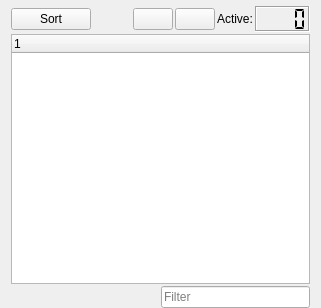
           <widget class="QWidget" name="espTab">
            <property name="sizePolicy">
             <sizepolicy hsizetype="Expanding" vsizetype="Expanding">
              <horstretch>0</horstretch>
              <verstretch>0</verstretch>
             </sizepolicy>
            </property>
            <property name="maximumSize">
             <size>
              <width>16777215</width>
              <height>16777215</height>
             </size>
            </property>
            <attribute name="title">
             <string>Plugins</string>
            </attribute>
            <layout class="QVBoxLayout" name="verticalLayout_4">
             <property name="spacing">
              <number>2</number>
             </property>
             <property name="topMargin">
              <number>6</number>
             </property>
             <property name="bottomMargin">
              <number>0</number>
             </property>
             <item>
              <layout class="QHBoxLayout" name="horizontalLayout_7">
               <item>
                <widget class="QPushButton" name="sortButton">
                 <property name="toolTip">
                  <string>Sort the plugins using LOOT.</string>
                 </property>
                 <property name="whatsThis">
                  <string>Sort the plugins using LOOT.</string>
                 </property>
                 <property name="text">
                  <string>Sort</string>
                 </property>
                 <property name="icon">
                  <iconset resource="resources.qrc">
                   <normaloff>:/MO/gui/sort</normaloff>:/MO/gui/sort</iconset>
                 </property>
                </widget>
               </item>
               <item>
                <spacer name="horizontalSpacer_3">
                 <property name="orientation">
                  <enum>Qt::Horizontal</enum>
                 </property>
                 <property name="sizeHint" stdset="0">
                  <size>
                   <width>40</width>
                   <height>20</height>
                  </size>
                 </property>
                </spacer>
               </item>
               <item>
                <widget class="QPushButton" name="restoreButton">
                 <property name="toolTip">
                  <string>Restore a backup.</string>
                 </property>
                 <property name="whatsThis">
                  <string>Restore a backup.</string>
                 </property>
                 <property name="text">
                  <string notr="true"/>
                 </property>
                 <property name="icon">
                  <iconset resource="resources.qrc">
                   <normaloff>:/MO/gui/restore</normaloff>:/MO/gui/restore</iconset>
                 </property>
                 <property name="iconSize">
                  <size>
                   <width>16</width>
                   <height>16</height>
                  </size>
                 </property>
                </widget>
               </item>
               <item>
                <widget class="QPushButton" name="saveButton">
                 <property name="toolTip">
                  <string>Create a backup.</string>
                 </property>
                 <property name="whatsThis">
                  <string>Create a backup.</string>
                 </property>
                 <property name="text">
                  <string notr="true"/>
                 </property>
                 <property name="icon">
                  <iconset resource="resources.qrc">
                   <normaloff>:/MO/gui/backup</normaloff>:/MO/gui/backup</iconset>
                 </property>
                </widget>
               </item>
               <item>
                <widget class="QLabel" name="activePluginsLabel">
                 <property name="text">
                  <string>Active:</string>
                 </property>
                </widget>
               </item>
               <item>
                <widget class="QLCDNumber" name="activePluginsCounter">
                 <property name="minimumSize">
                  <size>
                   <width>0</width>
                   <height>26</height>
                  </size>
                 </property>
                 <property name="whatsThis">
                  <string>&lt;html&gt;&lt;head/&gt;&lt;body&gt;&lt;p&gt;This provides statistics about the plugin list. The total number of active plugins is normally displayed.  Other statistics may be accessed with the tooltip of this counter.&lt;/p&gt;&lt;/body&gt;&lt;/html&gt;</string>
                 </property>
                 <property name="frameShadow">
                  <enum>QFrame::Sunken</enum>
                 </property>
                 <property name="digitCount">
                  <number>4</number>
                 </property>
                 <property name="segmentStyle">
                  <enum>QLCDNumber::Flat</enum>
                 </property>
                </widget>
               </item>
              </layout>
             </item>
             <item>
              <widget class="QTreeWidget" name="espList">
               <property name="minimumSize">
                <size>
                 <width>250</width>
                 <height>250</height>
                </size>
               </property>
               <property name="contextMenuPolicy">
                <enum>Qt::CustomContextMenu</enum>
               </property>
               <property name="toolTip">
                <string>List of available esp/esm files.</string>
               </property>
               <property name="whatsThis">
                <string>List of available esp/esm files.</string>
               </property>
               <property name="editTriggers">
                <set>QAbstractItemView::EditKeyPressed|QAbstractItemView::SelectedClicked</set>
               </property>
               <property name="dragEnabled">
                <bool>true</bool>
               </property>
               <property name="dragDropOverwriteMode">
                <bool>false</bool>
               </property>
               <property name="dragDropMode">
                <enum>QAbstractItemView::InternalMove</enum>
               </property>
               <property name="defaultDropAction">
                <enum>Qt::MoveAction</enum>
               </property>
               <property name="alternatingRowColors">
                <bool>true</bool>
               </property>
               <property name="selectionMode">
                <enum>QAbstractItemView::ExtendedSelection</enum>
               </property>
               <property name="selectionBehavior">
                <enum>QAbstractItemView::SelectRows</enum>
               </property>
               <column>
                <property name="text">
                 <string notr="true">1</string>
                </property>
               </column>
              </widget>
             </item>
             <item>
              <layout class="QHBoxLayout" name="horizontalLayout_10">
               <item>
                <spacer name="horizontalSpacer_2">
                 <property name="orientation">
                  <enum>Qt::Horizontal</enum>
                 </property>
                 <property name="sizeHint" stdset="0">
                  <size>
                   <width>40</width>
                   <height>20</height>
                  </size>
                 </property>
                </spacer>
               </item>
               <item>
                <widget class="QLineEdit" name="espFilterEdit">
                 <property name="toolTip">
                  <string>Filter the list of plugins.</string>
                 </property>
                 <property name="whatsThis">
                  <string>Filter the list of plugins.</string>
                 </property>
                 <property name="text">
                  <string/>
                 </property>
                 <property name="placeholderText">
                  <string>Filter</string>
                 </property>
                </widget>
               </item>
              </layout>
             </item>
            </layout>
           </widget>
